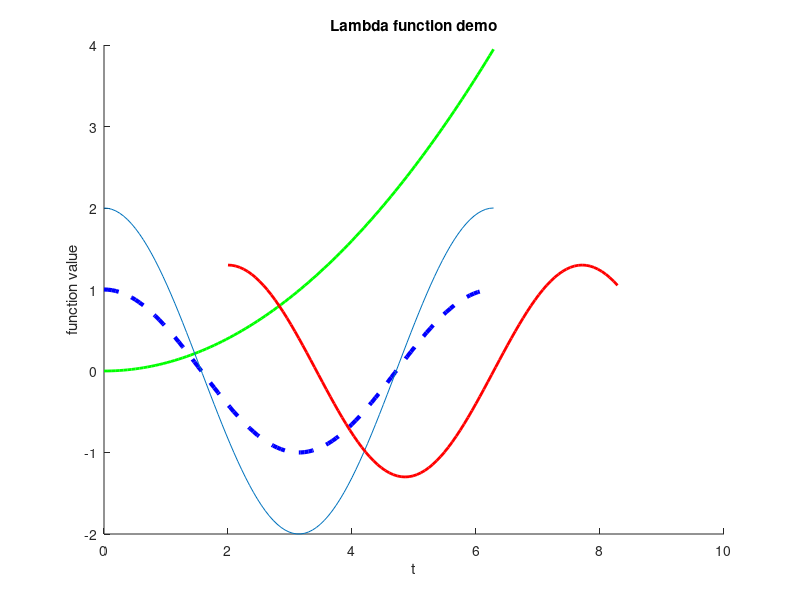

The MATLAB script that drew this image:
function DEMO_lambdaFunctions()
%
% DEMO: lambda functions
%
% This demo shows how to set up and use lambda (anonymous) functions.
% Matlab also refers to these as function handles:
%
% You can also use Matlab's internal documentation to learn more about
% these functions by typing the following command:
%
% >> help function_handle
%
%      FUNHANDLE = @FUNCTION_NAME returns a handle to the named function,
%      FUNCTION_NAME. A function handle is a MATLAB value that provides a
%      means of calling a function indirectly. You can pass function
%      handles in calls to other functions (which are often called function
%      functions). You can also store function handles in data structures for
%      later use (for example, as Handle Graphics callbacks). A function
%      handle is one of the standard MATLAB data types. Its class is
%      'function_handle'.
%
%      FUNHANDLE = @(ARGLIST)EXPRESSION constructs an anonymous function and
%      returns a handle to that function. The body of the function, to the
%      right of the parentheses, is a single MATLAB expression. ARGLIST is a
%      comma-separated list of input arguments. Execute the function by
%      calling it by means of the returned function handle, FUNHANDLE. For
%      more information on anonymous functions, see "Types of Functions" in
%      the MATLAB Programming documentation.
%
%      To call the function referred to by a function handle value, use ordinary
%      parenthesis notation.  That is, specify the function handle variable
%      followed by a comma-separated list of input arguments enclosed in
%      parentheses. For example, HANDLE(ARG1, ARG2, ...). To call a
%      function_handle with no arguments, use empty parenthesis, e.g.,
%      HANDLE().
%
%      Example 2, below, shows how to make a call using a function handle
%      that has been passed as an argument.
%
%      When you evaluate a function handle to a subfunction or private
%      function, that subfunction or private function is always executed when
%      the function handle is called.  When you evaluate a function handle to
%      a built-in or ordinary function, an appropriate method may be selected
%      instead of the built-in or ordinary function.
%
%      With one exception, function handles can be manipulated and operated on in
%      the same manner as other MATLAB values, including assignment to variables
%      and inclusion in cells and structs.  The exception is that you cannot
%      construct a function_handle array.  The reason is that the parenthesis
%      notation for values of this class is used to call a function, not to
%      index an array.  To achieve the effect of an array of function handles,
%      use cells, e.g., write "A = {@sin, @cos}" rather than "A = [@sin, @cos]".
%      Of course, you need to index A with braces: "A{i}".
%
%      Function handles enable you to:
%
%        Pass a function reference to another function.
%        Reduce the number of files that define your functions.
%        Improve performance in repeated operations.
%        Ensure reliability when evaluating functions.
%
%      Example 1 - Construct a handle, f, to the HUMPS function, and pass this
%      handle to FMINBND. (MATLAB maps a specific implementation of the HUMPS
%      function to the handle f at the time the handle is created, and not at
%      the time f is called.)
%
%          f = @humps;
%          x = fminbnd(f,1,2);
%
%      Example 2 - Call a function by means of the function handle, h, that
%      was passed as an argument.
%
%      function trigPlot(h, val)
%      if isa(h, 'function_handle')   % Verify that h is a function handle.
%         A = h(val);                 % Call the function mapped to handle h.
%         plot(A)                     % Plot the resulting data.
%         end
%
%      Call the function, passing the handle generated by @cos:
%
%         trigPlot(@cos, -pi:0.01:pi)
%
%      See also func2str, str2func, functions.
%
%%%%%%%%%%%%%%%%%%%%%%%%%%%%%%%%%%%%%%%%%%%%%%%%%%%%%%%%%%%%%%%%%%%%%%%%%%
clc; clear;

%% Set up a figure to use for plotting
figure(10001); clf; hold on;
title('Lambda function demo');
xlabel('t')
ylabel('function value')

%% Lambda function basics:
funOne = @(x)( 0.1 * x.^2 );
t = linspace(0, 2*pi,100);
plot(t, funOne(t), 'g-', 'LineWidth', 2);

%% Lambda function as an alias:
% call a function by a new name:
myCos = @cos;
y = myCos(t);
plot(t, y, 'b--', 'LineWidth', 3);

%% Lambda function with arguments:
% specify arguments for the lambda function
myPlot = @(t,x)( plot(t,x) );
myPlot(t, 2*y);
% myPlot(t, y, 'b-');  %  <--- error: myPlot() only accepts two arguments

%% Lambda function with parameter capture:
% specify parameters from the local scope
plotWithRedLine = @(t,x)( plot(t, x, 'r-', 'LineWidth', 2) );
plotWithRedLine(t + 2, 1.3*myCos(1.1 * t));

%% Lambda function with dropped arguments:
% you can drop unused parameters:
funTwo = @(x1, x2)( sin(x2) );
fprintf('funTwo(0, pi) = %6.6f\n', funTwo(0, pi));

%% Lambda function passed to another function:
% lambda functions are often used for solvers, such as fzero
cubicFun = @(t)( (t + 1) .* (t - 1) .* (t - 3) );
cubicSoln = fzero(cubicFun, 0.0);
fprintf('cubicSoln = %6.6f\n', cubicSoln);

%% Lambda function with local parameters, passed to function:
b = 3.5;
c = -1.2;
funThree = @(t)( sin(t - b) + (t - c) .*(t - b) );
solnThree = fzero(funThree, 0);
fprintf('solnThree = %6.6f\n', solnThree);

%% Lambda function wrapper for sub-function
param.width = 2;
param.height = 3;
funFour = @(t)( myLocalFun(t, param) );
solnFour = fzero(funFour, 0);
fprintf('solnFour = %6.6f\n', solnFour);

end

%~~~~~~~~~~~~~~~~~~~~~~~~~~~~~~~~~~~~~~~~~~~~~~~~~~~~~~~~~~~~~~~~~~~~~~~~~%

function z = myLocalFun(t, param)
% z = myLocalFun(t, param)
%
% A simple function that is used for testing.

width = param.width;
height = param.height;

z = t * width + t.^2 * height - 1;

end
